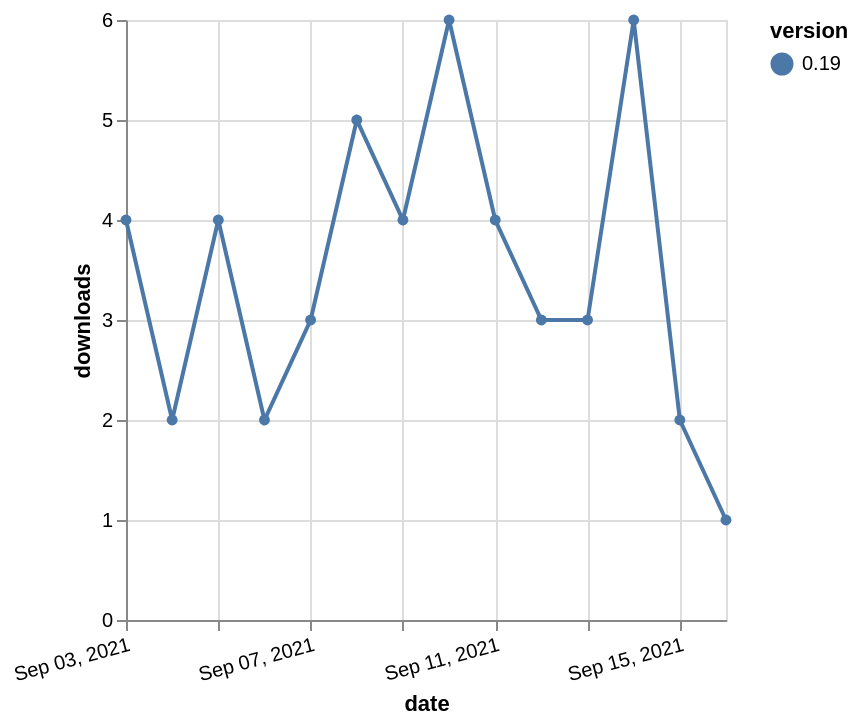

Describe this chart as a Vega-Lite specification.
### Vega-Lite specification from a JSON file in a GitHub repository (floating-point values rounded to 4 significant figures)
{"$schema": "https://vega.github.io/schema/vega-lite/v5.json", "description": "A simple bar chart with embedded data.", "data": {"values": [{"date": "2021-09-03", "total": 6167, "delta": 4, "version": "0.19"}, {"date": "2021-09-04", "total": 6169, "delta": 2, "version": "0.19"}, {"date": "2021-09-05", "total": 6173, "delta": 4, "version": "0.19"}, {"date": "2021-09-06", "total": 6175, "delta": 2, "version": "0.19"}, {"date": "2021-09-07", "total": 6178, "delta": 3, "version": "0.19"}, {"date": "2021-09-08", "total": 6183, "delta": 5, "version": "0.19"}, {"date": "2021-09-09", "total": 6187, "delta": 4, "version": "0.19"}, {"date": "2021-09-10", "total": 6193, "delta": 6, "version": "0.19"}, {"date": "2021-09-11", "total": 6197, "delta": 4, "version": "0.19"}, {"date": "2021-09-12", "total": 6200, "delta": 3, "version": "0.19"}, {"date": "2021-09-13", "total": 6203, "delta": 3, "version": "0.19"}, {"date": "2021-09-14", "total": 6209, "delta": 6, "version": "0.19"}, {"date": "2021-09-15", "total": 6211, "delta": 2, "version": "0.19"}, {"date": "2021-09-16", "total": 6212, "delta": 1, "version": "0.19"}]}, "width": "container", "mark": {"type": "line", "point": {"filled": true}}, "encoding": {"x": {"field": "date", "type": "temporal", "timeUnit": "yearmonthdate", "title": "date", "axis": {"labelAngle": -15}}, "y": {"field": "delta", "type": "quantitative", "title": "downloads"}, "color": {"field": "version", "type": "nominal"}, "tooltip": {"field": "delta"}}}
